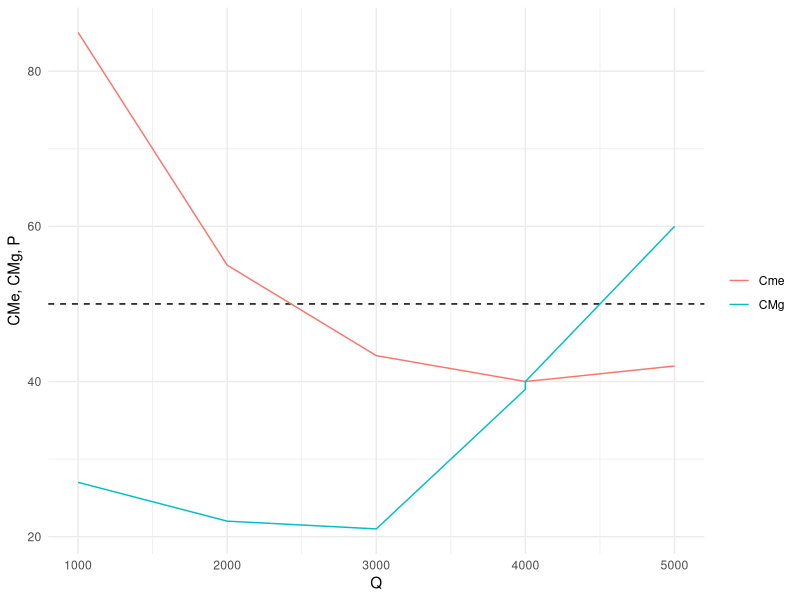
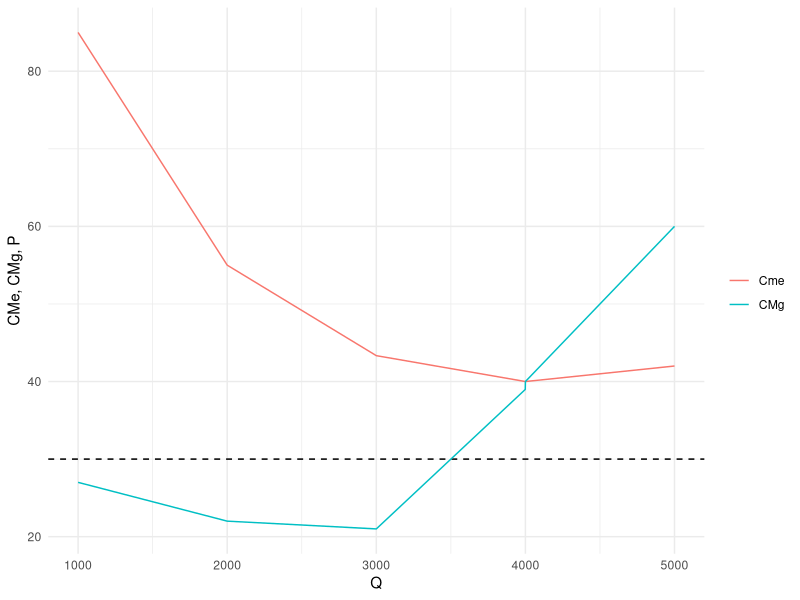

These charts were generated, in order, by the following R code:
## ---- chunk 1


library(tidyverse)
library(patchwork)
library(tidyr)

datos <- tibble( 
 q = c(0, 1000, 2000, 3000, 3999, 4000, 4001, 5000), 
 CT = c(55000, 85000, 110000, 130000, 159960.01, 160000, 160040.01, 210000), 
 CMg = c(NA, 27, 22, 21, 38.98, 40, 40.02, 60), 
 Precio=40) %>% 
  mutate(Cme=CT/q) %>% 
  select(-CT) %>% 
  pivot_longer(cols=-q)
## ---- chunk 2
datos %>%
  filter(name!="Precio") %>% 
  ggplot(aes(q, value, color=name)) +
  geom_hline(yintercept = 50, linetype="dashed") +
  geom_line() + 
  scale_color_discrete("") +
  scale_x_continuous(limits = c(1e3, 5e3)) +
  theme_minimal() +
  labs(x="Q", y="CMe, CMg, P")

## ---- chunk 3
datos %>%
  filter(name!="Precio") %>% 
  ggplot(aes(q, value, color=name)) +
  geom_hline(yintercept = 30, linetype="dashed") +
  geom_line() + 
  scale_color_discrete("") +
  scale_x_continuous(limits = c(1e3, 5e3)) +
  theme_minimal() +
  labs(x="Q", y="CMe, CMg, P")
